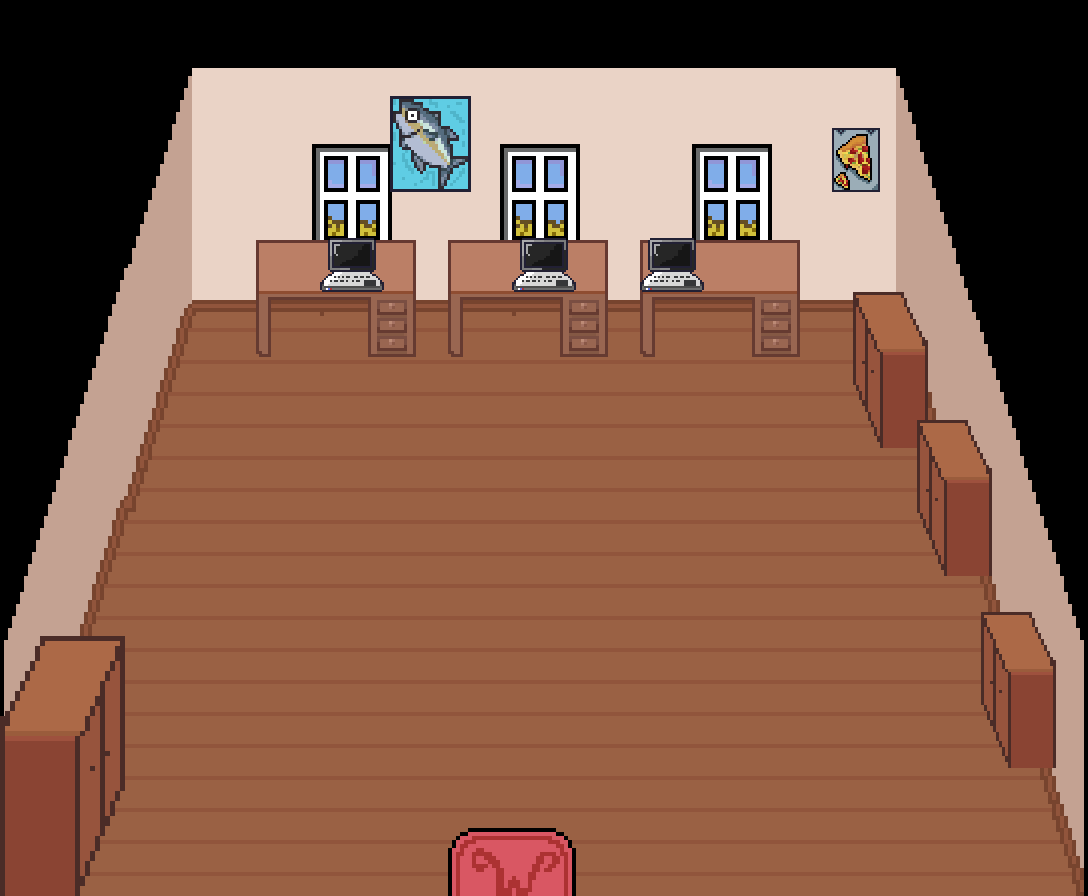

Below is a game level as drawn by its tile map, then a one-line description and the .tmx file that defines it, in full:
An orthogonal 17x14 tile map with 64x64 px tiles, 3 tile layers (layer1, layer2, layer3), 7 tilesets.

<map version="1.10" tiledversion="1.11.2" orientation="orthogonal" renderorder="right-down" width="17" height="14" tilewidth="64" tileheight="64" infinite="0" nextlayerid="4" nextobjectid="1">
 <tileset firstgid="1" name="Спрайт-Ком1" tilewidth="64" tileheight="64" tilecount="140" columns="14">
  <image source="builds/Спрайт-Ком1.png" width="896" height="648" />
 </tileset>
 <tileset firstgid="141" name="Спрайт-Стол1" tilewidth="96" tileheight="192" tilecount="2" columns="2">
  <image source="builds/Спрайт-Стол1.png" width="192" height="192" />
 </tileset>
 <tileset firstgid="143" name="Спрайт-Ноут1" tilewidth="64" tileheight="86" tilecount="1" columns="1">
  <image source="builds/Спрайт-Ноут1.png" width="64" height="86" />
 </tileset>
 <tileset firstgid="144" name="Спрайт-Плак1 — копия" tilewidth="96" tileheight="96" tilecount="1" columns="1">
  <image source="builds/Спрайт-Плак1 — копия.png" width="96" height="96" />
 </tileset>
 <tileset firstgid="145" name="Спрайт-Плак1" tilewidth="48" tileheight="64" tilecount="1" columns="1">
  <image source="builds/Спрайт-Плак1.png" width="48" height="64" />
 </tileset>
 <tileset firstgid="146" name="Спрайт-Шк1" tilewidth="96" tileheight="192" tilecount="1" columns="1">
  <image source="builds/Спрайт-Шк1.png" width="96" height="192" />
 </tileset>
 <tileset firstgid="147" name="Спрайт-Шк11" tilewidth="160" tileheight="320" tilecount="1" columns="1">
  <image source="builds/Спрайт-Шк11.png" width="160" height="320" />
 </tileset>
 <layer id="1" name="layer1" width="17" height="14">
  <data encoding="csv">
0,0,0,0,0,0,0,0,0,0,0,0,0,0,0,0,0,
0,0,2,3,3,3,3,3,3,3,3,3,3,3,13,0,0,
0,0,16,35,18,19,20,23,24,25,23,24,25,22,27,0,0,
0,0,30,35,32,33,34,37,38,39,37,38,39,22,41,0,0,
0,2,44,45,45,45,45,45,45,45,48,48,51,51,55,56,0,
0,16,58,60,60,60,60,60,60,60,60,60,125,125,69,27,0,
0,30,72,60,60,60,60,60,60,60,60,60,125,125,83,41,0,
43,44,86,60,60,60,60,60,60,60,60,60,125,125,97,55,56,
57,58,87,87,87,87,87,87,60,60,60,60,125,125,111,69,70,
71,72,101,101,101,101,101,101,101,101,60,125,125,125,125,83,84,
85,86,101,101,101,101,101,101,101,101,60,60,125,125,125,97,98,
99,101,101,101,101,101,101,101,101,101,60,60,125,125,125,111,112,
113,101,101,101,101,101,101,119,120,101,60,60,125,125,125,125,126,
127,101,101,101,101,101,101,133,134,101,60,60,125,125,125,125,140
</data>
 </layer>
 <layer id="2" name="layer2" width="17" height="14">
  <data encoding="csv">
0,0,0,0,0,0,0,0,0,0,0,0,0,0,0,0,0,
0,0,0,0,0,0,0,0,0,0,0,0,0,0,0,0,0,
0,0,0,0,0,0,0,0,0,0,0,0,0,0,0,0,0,
0,0,0,0,0,0,0,0,0,0,0,0,0,0,0,0,0,
0,0,0,0,0,0,0,0,0,0,0,0,0,0,0,0,0,
0,0,0,0,141,142,0,141,142,0,141,142,0,0,0,0,0,
0,0,0,0,0,0,0,0,0,0,0,0,0,0,0,0,0,
0,0,0,0,0,0,0,0,0,0,0,0,0,0,0,0,0,
0,0,0,0,0,0,0,0,0,0,0,0,0,0,0,0,0,
0,0,0,0,0,0,0,0,0,0,0,0,0,0,0,0,0,
0,0,0,0,0,0,0,0,0,0,0,0,0,0,0,0,0,
0,0,0,0,0,0,0,0,0,0,0,0,0,0,0,0,0,
0,0,0,0,0,0,0,0,0,0,0,0,0,0,0,0,0,
0,0,0,0,0,0,0,0,0,0,0,0,0,0,0,0,0
</data>
 </layer>
 <layer id="3" name="layer3" width="17" height="14">
  <data encoding="csv">
0,0,0,0,0,0,0,0,0,0,0,0,0,0,0,0,0,
0,0,0,0,0,0,0,0,0,0,0,0,0,0,0,0,0,
0,0,0,0,0,0,144,0,0,0,0,0,0,145,0,0,0,
0,0,0,0,0,0,0,0,0,0,0,0,0,0,0,0,0,
0,0,0,0,0,143,0,0,143,0,143,0,0,0,0,0,0,
0,0,0,0,0,0,0,0,0,0,0,0,0,0,0,0,0,
0,0,0,0,0,0,0,0,0,0,0,0,0,146,0,0,0,
0,0,0,0,0,0,0,0,0,0,0,0,0,0,0,0,0,
0,0,0,0,0,0,0,0,0,0,0,0,0,0,146,0,0,
0,0,0,0,0,0,0,0,0,0,0,0,0,0,0,0,0,
0,0,0,0,0,0,0,0,0,0,0,0,0,0,0,0,0,
0,0,0,0,0,0,0,0,0,0,0,0,0,0,0,146,0,
0,0,0,0,0,0,0,0,0,0,0,0,0,0,0,0,0,
2147483795,0,0,0,0,0,0,0,0,0,0,0,0,0,0,0,0
</data>
 </layer>
</map>
